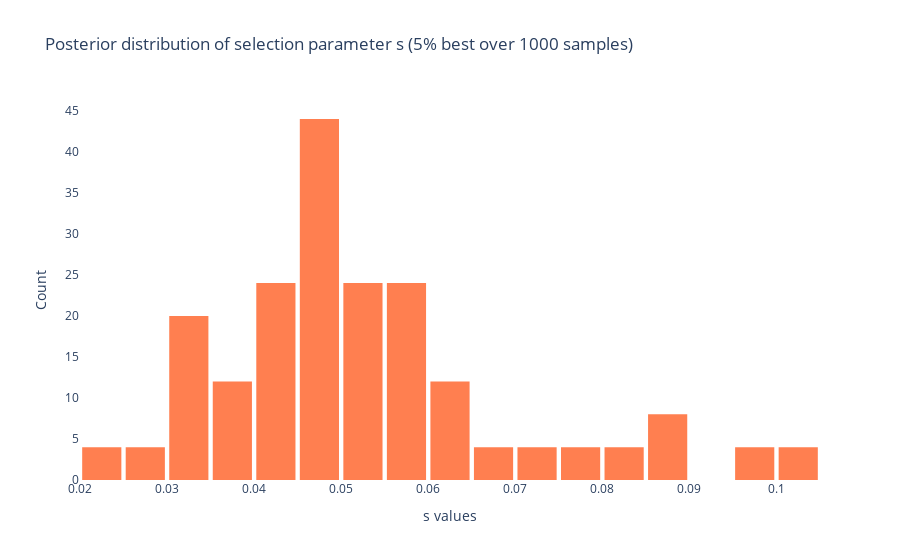

The notebook cell this image was saved under:
### Code cell
plot_posterior_util(s_values, distances, top_percent=5, save_fig=True, plot_color='coral', filepath='plots/posterior.png')

### Figure 1 — Plotly figure (JSON) as saved in the notebook; plotly's stock layout.template omitted (floating-point values rounded to 4 significant figures)
{"data": [{"histnorm": "probability density", "marker": {"color": "coral", "pattern": {"shape": ""}}, "name": "top 5%", "opacity": 1, "type": "histogram", "x": [0.04532, 0.03331, 0.02748, 0.05964, 0.05691, 0.083, 0.07234, 0.08541, 0.03021, 0.0378, 0.04795, 0.04901, 0.0394, 0.04298, 0.03126, 0.04714, 0.07849, 0.1016, 0.05922, 0.04651, 0.03029, 0.08598, 0.04581, 0.04132, 0.05401, 0.04057, 0.04861, 0.04613, 0.05484, 0.0407, 0.06433, 0.06621, 0.05208, 0.0591, 0.03267, 0.0554, 0.09949, 0.05759, 0.03648, 0.04743, 0.04277, 0.04831, 0.0229, 0.05015, 0.04773, 0.05258, 0.06344, 0.05201, 0.06387, 0.04411], "xbins": {"size": 0.005}}], "layout": {"bargap": 0.1, "barmode": "overlay", "plot_bgcolor": "white", "title": {"text": "Posterior distribution of selection parameter s (5% best over 1000 samples)"}, "xaxis": {"title": {"text": "s values"}}, "yaxis": {"title": {"text": "Count"}}}}
